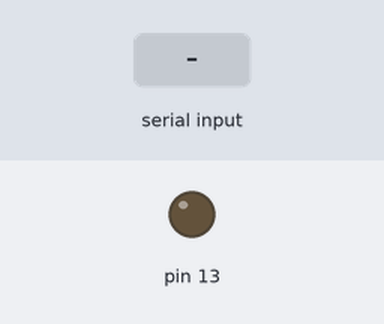
The sketch below on a simulated Arduino Uno, built with avr-gcc and run on an emulated ATmega328P. Shown: output pins drawn as LEDs (lit = HIGH). Inputs (shaded band) come from the test bench.

Above: at 1.2 s.
1.3 s: "a" received over Serial
At 3.3 s:
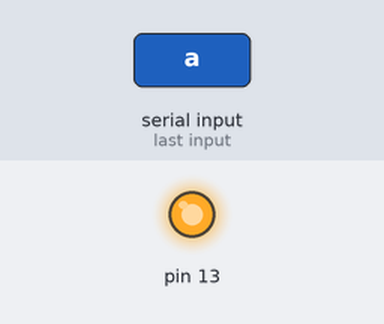
4.3 s: "b" received over Serial
At 5.87 s:
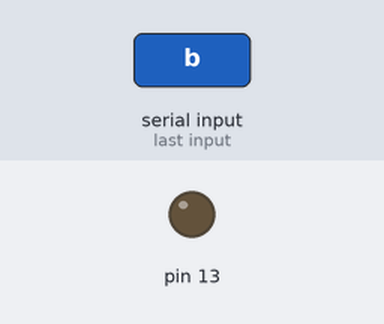
7.3 s: "c" received over Serial
At 9.3 s:
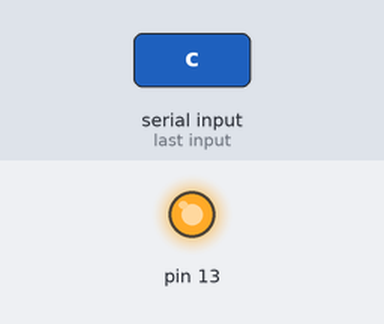
Timing chart, 0 to 13.3 s (numbered marks = the images above; inputs shaded):
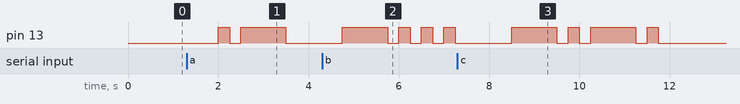

Measured:
- after the input at 1.3 s, pin 13: LOW → HIGH after 0.70 s, → LOW 0.25 s later, → HIGH 0.25 s later, → LOW 1.0 s later
- after the input at 4.3 s, pin 13: LOW → HIGH after 0.45 s, then repeats every 0.50 s: LOW 0.25 s, HIGH 0.25 s
- after the input at 7.3 s, pin 13: LOW → HIGH after 1.2 s, → LOW 1.0 s later, → HIGH 0.25 s later, → LOW 0.25 s later, … (8 changes in this stretch)

The sketch:

Mors_NEW.ino
```cpp
void setup()
{
  Serial.begin(9600);//设置通信波特率为9600
}

class Morse
{
  public:
    Morse(int pin);
    void dot();
    void dash();
  private:
    int _pin;
};


Morse::Morse(int pin)
{
  pinMode(pin,OUTPUT);
  _pin=pin;
}

void Morse::dot()
{
  digitalWrite(_pin,HIGH);
  delay(250);
  digitalWrite(_pin,LOW);
  delay(250);
}

void Morse::dash()
{
  digitalWrite(_pin,HIGH);
  delay(1000);
  digitalWrite(_pin,LOW);
  delay(250);
}

Morse morse(13);


void loop()
{
  while (Serial.available() > 0)
  {
    char i = char(Serial.read());
    switch (i)
  {
    case'a': {
        morse.dot();
          morse.dash();
          delay(1000);
        } break;
      case'b': {
          morse.dash();
          morse.dot();
          morse.dot();
          morse.dot();
          delay(1000);
        } break;
      case'c': {
          morse.dash();
          morse.dot();
          morse.dash();
          morse.dot();
          delay(1000);
        } break;
      case'd': {
          morse.dash();
          morse.dot();
          morse.dot();
          delay(1000);
        } break;
      case'e': {
          morse.dot();
          delay(1000);
        } break;
      case'f': {
          morse.dot();
          morse.dot();
          morse.dash();
          morse.dot();
          delay(1000);
        } break;
      case'g': {
          morse.dash();
          morse.dash();
          morse.dot();
          delay(1000);
        } break;
      case'h': {
          morse.dot();
          morse.dot();
          morse.dot();
          morse.dot();
          delay(1000);
        } break;
      case'i': {
          morse.dot();
          morse.dot();
          delay(1000);
        } break;
      case'j': {
          morse.dot();
          morse.dash();
          morse.dash();
          morse.dash();
          delay(1000);
        } break;
      case'k': {
          morse.dash();
          morse.dot();
          morse.dash();
          delay(1000);
        } break;
      case'l': {
          morse.dot();
          morse.dash();
          morse.dot();
          morse.dot();
          delay(1000);
        } break;
      case'm': {
          morse.dash();
          morse.dash();
          delay(1000);
        } break;
      case'n': {
          morse.dash();
          morse.dot();
          delay(1000);
        } break;
      case'o': {
          morse.dash();
          morse.dash();
          morse.dash();
          delay(1000);
        } break;
      case'p': {
          morse.dot();
          morse.dash();
          morse.dash();
          morse.dot();
          delay(1000);
        } break;
      case'q': {
          morse.dash();
          morse.dash();
          morse.dot();
          morse.dash();
          delay(1000);
        } break;
      case'r': {
          morse.dot();
          morse.dash();
          morse.dot();
          delay(1000);
        } break;
      case's': {
          morse.dot();
          morse.dot();
          morse.dot();
          delay(1000);
        } break;
      case't': {
          morse.dash();
          delay(1000);
        } break;
      case'u': {
          morse.dot();
          morse.dot();
          morse.dash();
          delay(1000);
        } break;
      case'v': {
          morse.dot();
          morse.dot();
          morse.dot();
          morse.dash();
          delay(1000);
        } break;
      case'w': {
          morse.dot();
          morse.dash();
          morse.dash();
          delay(1000);
        } break;
      case'x': {
          morse.dash();
          morse.dot();
          morse.dot();
          morse.dash();
          delay(1000);
        } break;
      case'y': {
          morse.dash();
          morse.dot();
          morse.dash();
          morse.dash();
          delay(1000);
        } break;
      case'z': {
          morse.dash();
          morse.dash();
          morse.dot();
          morse.dot();
          delay(1000);
        } break;
      case' ': {
          delay(7000);
        } break;   //空格
      default: {
          delay(10000);
        } break;  //回车
    }
  }
  delay(1000);
}
```
